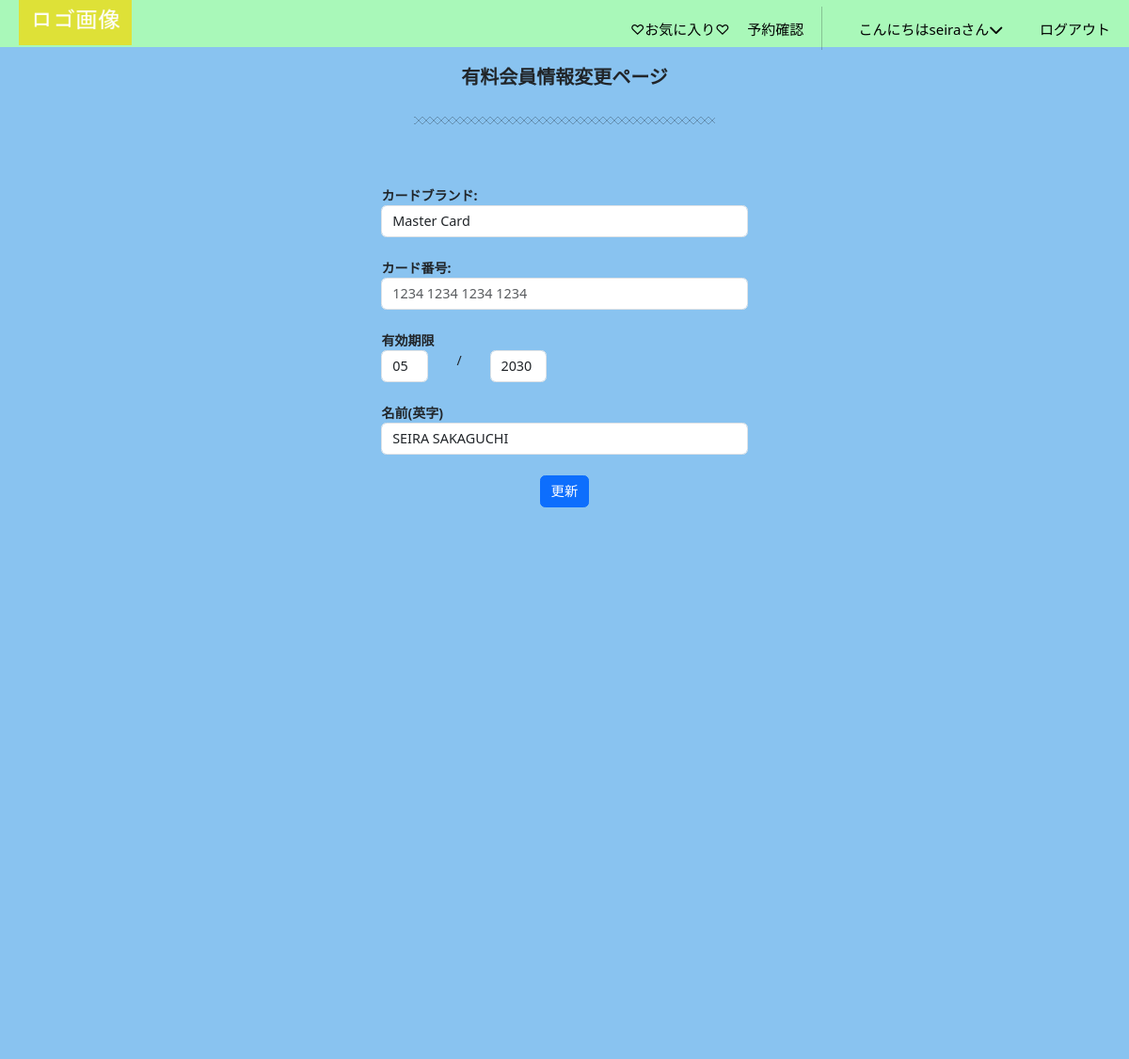
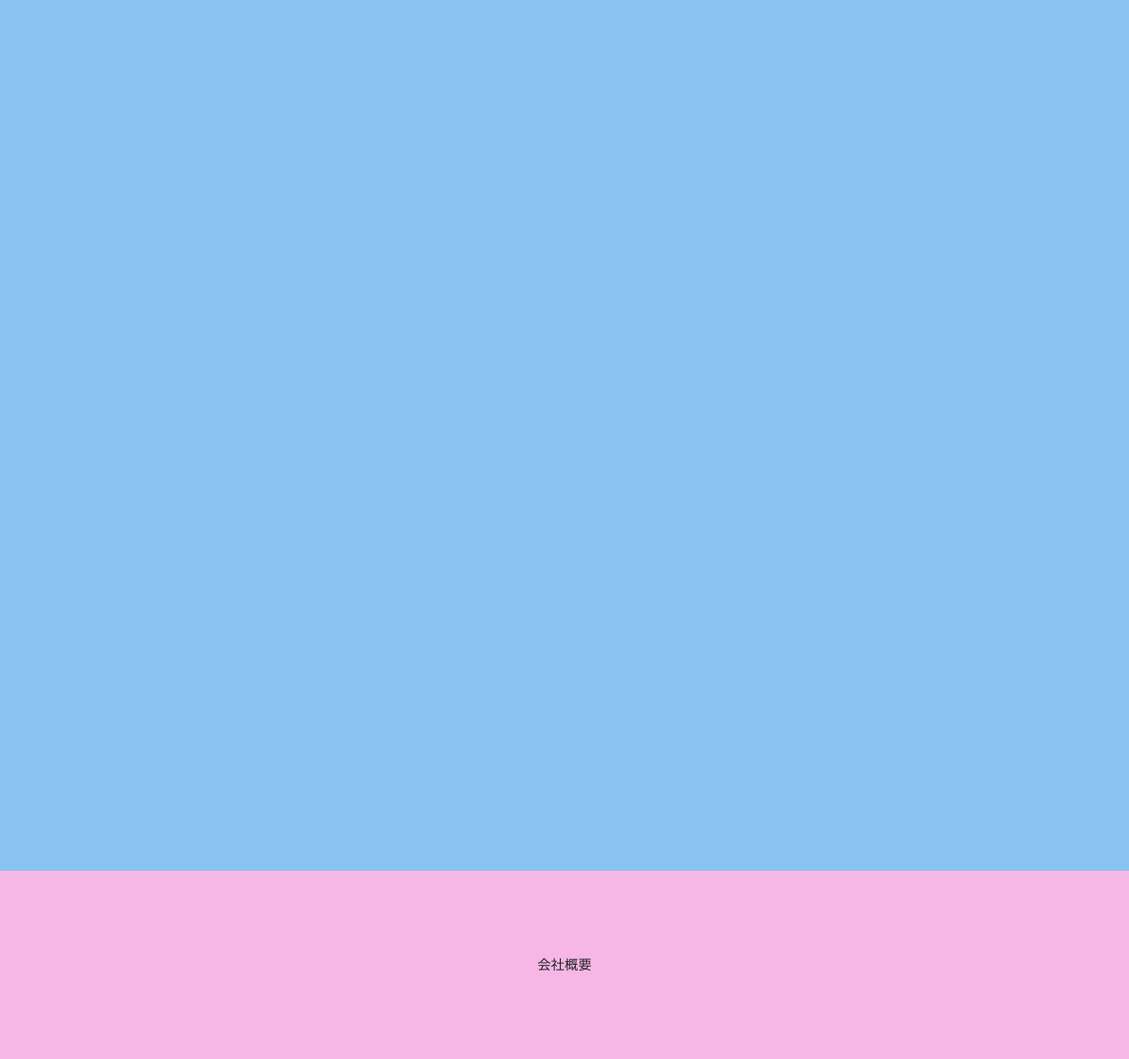
The app's page /member-update/11/ (signed in) with its own data (2 pictures, top to bottom).
### accounts/models.py (models this page shows)
class CustomUser(AbstractUser):
    email =models.EmailField(verbose_name='メールアドレス', unique=True, blank=False, null=False, default='') #unique:そのフィールドに保存される値がデータベース内で一意である必要がある(重複を許さない)
    full_name = models.CharField(verbose_name='名前', max_length=30, blank=False, null=False, default='')
    furigana = models.CharField(validators=[katakana_regex], verbose_name='フリガナ*スペースなし', max_length=30, blank=False, null=False, default='')
    handle = models.CharField(verbose_name='ニックネーム',max_length=50,default='',blank=False, null=False)
    postal_code = models.CharField(validators=[postal_code_regex], max_length=7, verbose_name='郵便番号*ハイフンなし', blank=False, null=False, default='')
    address = models.CharField(verbose_name='住所',max_length=50,blank=False, null=False, default='')
    phone_number = models.CharField(verbose_name='電話番号（例: 090-1234-5678）', max_length=20, validators=[phone_number_regex],blank=False, null=False, default='')
    class Meta:
        verbose_name_plural = 'CustomUser'

### gourmet/models.py (models this page shows, shortened)
class Member(models.Model):
    user = models.ForeignKey(CustomUser, verbose_name='ユーザー',on_delete=models.CASCADE, null=False) #ユーザー情報から削除されたらこちらからも削除
    card_brand = models.ForeignKey(CardBrand, on_delete=models.CASCADE)
    last4 = models.CharField(validators=[card_regex],max_length=16) #IntengerFieldを使うと0123が123として保存されてしまうため、文字列として保存してエラーを回避
    MONTH_CHOICES = [('','月')]+[(i, str(i).zfill(2)) for i in range(1, 13)] #zfillで文字列として1桁の数字を0埋め(1,'01')として格納
    exp_month = models.PositiveIntegerField(verbose_name='月',choices=MONTH_CHOICES)
    CURRENT_YEAR = datetime.datetime.now().year
    YEAR_CHOICES = [('','年')]+[(i, str(i)) for i in range(CURRENT_YEAR, CURRENT_YEAR + 20)] #今から20年後までを選択肢として追加
    exp_year = models.PositiveBigIntegerField(verbose_name='年',choices=YEAR_CHOICES)
    cardholder = models.CharField(validators=[char_regex], verbose_name='カード名義',max_length=50,null=True)
    class Meta:
        constraints = [
            UniqueConstraint(fields=['user'],name='unique_user_member')
        ]

### gourmet/views.py (the view, shortened to what this page needs)
# urls.py: path('member-update/<int:pk>/',views.MemberUpdateView.as_view(),name='membership_edit'),
class MemberUpdateView(LoginRequiredMixin,UpdateView):
    model = Member
    template_name = 'membership_edit.html'
    form_class = MemberForm
    success_url = reverse_lazy('gourmet:membership_page')

### gourmet/forms.py
class MemberForm(forms.ModelForm):
    class Meta:
        model = Member
        fields = ['card_brand','last4','exp_month','exp_year','cardholder']
    def __init__(self,*args,**kwargs):
        super().__init__(*args,**kwargs)
        self.fields['card_brand'].widget.attrs['placeholder']='クレジットカードの種類を選択してください。'
        self.fields['last4'].widget = PasswordInput(attrs={'placeholder': '1234 1234 1234 1234'})
        self.fields['cardholder'].widget.attrs['placeholder']='WAKAMARU SAKAGUCHI'
        for field in self.fields.values(): #selfはインスタンス化されたクラス自身
            field.widget.attrs['class'] = 'form-control'
            field.widget.attrs['style'] = 'text-align:left'
        self.fields['exp_month'].widget.attrs['style']='width:50px;'
        self.fields['exp_year'].widget.attrs['style']='width:60px;'

### gourmet/context_processors.py (called while the page is built)
def member_status(request):
    if request.user.is_authenticated:
        from gourmet.models import Member
        is_member = Member.objects.filter(user=request.user).exists()
        return {'is_member': is_member}
    return {'is_member': False}

### gourmet/models.py (called while the page is built)
    def __str__(self):
        return self.name

### gourmet/templates/membership_edit.html (shortened to what this page needs)
{% extends 'base.html' %}
{% load static %}
{% block contents %}
<div class="a_detail">
    <div class="store-h1">
        <h1>有料会員情報変更ページ</h1>
    </div>
    <hr class="hr1 mb-5">
    <div class="row justify-content-center">
        <div class="col-md-6">
            <div>
                <form method="post">
                    <p class="mt-4 mb-0 text-start fw-bold">カードブランド:</p>
                    {{ form.card_brand }}
                    <p class="mt-4 mb-0 text-start fw-bold">カード番号:</p>
                    {{ form.last4 }}
                    <p class="mt-4 mb-0 text-start fw-bold">有効期限</p>
                    <div class="d-flex">
                        {{ form.exp_month }}
                        <p style="margin:0  30px;">/</p>
                        {{ form.exp_year }}
                    </div>
                    <p class="mt-4 mb-0 text-start fw-bold">名前(英字)</p>
                    {{ form.cardholder }}
                    <button class="mt-4 btn btn-primary" type="submit">更新</button>
                </form>
            </div>
        </div>
    </div>
</div>
{% endblock %}

### gourmet/templates/base.html (shortened to what this page needs)
{% load static %}
<!DOCTYPE html>
<html lang="ja">
<head>
    <link rel="stylesheet" type="text/css" href="{% static 'css/mystyle.css' %}">
    <link href="https://cdn.jsdelivr.net/npm/bootstrap@5.3.0-alpha3/dist/css/bootstrap.min.css" rel="stylesheet">
    <link rel="stylesheet" type="text/css" href="https://unpkg.com/swiper@8/swiper.min.css">
    <link href="https://cdn.jsdelivr.net/npm/bootstrap-icons/font/bootstrap-icons.css" rel="stylesheet">
    <link rel="stylesheet" href="https://cdn.jsdelivr.net/npm/destyle.css@3.0.2/destyle.min.css">
</head>
<body>
    <div>
        <header class="header">
            <div class="header__inner">
              <h1 class="header__title header-title">
                <a href="{% url 'gourmet:top'%}">
                  <img src="{% static 'images/logo.png' %}" alt="ロゴ画像">
                </a>
              </h1>
              <nav class="header__nav nav" id="js-nav">
                <ul class="nav__items nav-items">
                  {% if user.is_authenticated %}
                    <li class="nav-items__item nav-active {% block active-effe %}{% endblock %}"><a href="{% url 'gourmet:like_list'%}">♡お気に入り♡</a></li>
                    <li class="nav-items__item nav-active {% block active-effe2 %}{% endblock %}"><a href="{%url 'gourmet:reserve_list'%}">予約確認</a></li>
                    <li class="nav-items__item" id="menu__item">
                      <a href="{% url 'gourmet:profile' %}" class="menu__link nav-active {% block active-effe3 %}{% endblock %}">こんにちは{{ user.username }}さん<i class="fa-solid fa-chevron-down"></i></a>
                    </li>
                    <li class="nav-items__item"><a href="{% url 'account_logout'%}">ログアウト</a></li>
                  {% endif %}
                  </ul>
              </nav>
            </div>
      </header>
        <main>
          <div class="main">
            {% block contents %}{% endblock %}
          </div>
        </main>
        <footer class="footer">
          <div>
            会社概要
          </div>
        </footer>
      </div>
</body>
</html>

### static/css/mystyle.css (style rules this page uses)
a { text-decoration: none !important; }
ul, li { list-style: none; }
main { background-color: #89c3f0; height: 2000px; width: 100%; position: relative; margin-top: 50px; }
.footer { background-color: #f7b7e6; height: 200px; display: flex; }
.footer div { margin: auto; }
.header { background-color: rgb(169, 248, 185); width: 100%; height: 50px; position: fixed; top: 0; left: 0; right: 0; z-index: 999; }
.header__inner { padding: 0 20px; display: flex; align-items: center; justify-content: space-between; height: inherit; position: relative; }
.header__title { width: 100px; height: auto; }
@media screen and (min-width: 960px) { .header__title { width: 120px; } }
.header__title img { display: block; width: 100%; height: 100%; }
.header__nav { position: absolute; right: 0; left: 0; top: 0; width: 100%; height: 100vh; transform: translateX(100%); background-color: #fff; transition: ease .4s; }
@media screen and (min-width: 960px) { .header__nav { position: static; transform: initial; background-color: inherit; height: inherit; display: flex; justify-content: end; width: 50%; } }
@media screen and (min-width: 960px) { .nav__items { width: 100%; display: flex; align-items: center; height: initial; justify-content: space-between; } }
.nav-items { padding-top: 250px; padding-bottom: 200px; padding-left: 70px; }
@media screen and (min-width: 960px) { .nav-items { padding-top: inherit; padding-bottom: inherit; } }
.nav-items__item a { color: black; width: 100%; display: block; text-align: left; font-size: 15px; margin-bottom: 20px; }
@media screen and (min-width: 960px) { .nav-items__item a { margin-bottom: 0; margin-top: 10px; } }
.nav-items__item:last-child a { margin-bottom: 0; }
:root { --easing: cubic-bezier(.2, 1, .2, 1); --transition: .8s var(--easing); --color-base: #f8f8f8; --color-gray: #ddd; --color-theme: #f5695f; --color-theme-darken: #f12617; --box-shadow: .8rem .8rem 1.2rem rgba(0, 0, 0, .05), -.8rem -.8rem 1.2rem #fff; --box-shadow-hover: 1rem 1rem 1.5rem rgba(0, 0, 0, .08), -1rem -1rem 1.5rem #fff; --box-shadow-inset: inset .8rem .8rem 1.2rem rgba(0, 0, 0, .05), inset -.8rem -.8rem 1.2rem #fff; --box-shadow-dark: .8rem .8rem 1.2rem rgba(0, 0, 0, .1), -.8rem -.8rem 1.2rem rgba(#fff,.2); }
html { font-size: 90%; line-height: 1.8; height: 100%; word-break: break-word; color: #333; background-color: var(--color-base); -webkit-appearance: none; -webkit-tap-highlight-color: transparent; }
body { font-size: 1.6rem; margin-top: 30px auto; margin-bottom: 0; }
*, *::before, *::after { -webkit-box-sizing: border-box; box-sizing: border-box; }
h1, h2, h3, h4, h5, h6 { font-size: 1.6rem; margin: 0; padding: 0; }
main { display: block; }
.a_detail { text-align: center; }
.store-h1 { padding-top: 20px; margin-top: 30px; margin-bottom: 30px; }
@media screen and (min-width: 960px) { .a_detail { padding:0 200px !important; } }
.a_detail { font-size: 14px; padding:0 30px }
.a_detail h1 { font-size: 20px; font-weight: bold; }
.hr1 { position: relative; overflow: visible; text-align: center; border-width: 0; height: 8px; background-image: repeating-linear-gradient(45deg, black 0, black 1px, transparent 0, transparent 50%), repeating-linear-gradient(135deg, black 0, black 1px, transparent 0, transparent 50%); background-size: 8px 8px; width: 40%; margin: 0 auto; }
.menu__link { display: block; padding: 10px 20px; position: relative; }
.nav-items__item { -webkit-transition: all 0.5s ease-out; transition: all 0.5s ease-out; }

### records on screen
CustomUser: username "seira"
Member: card_brand "Master Card", exp_month "05", exp_year "2030", cardholder "SEIRA SAKAGUCHI"
